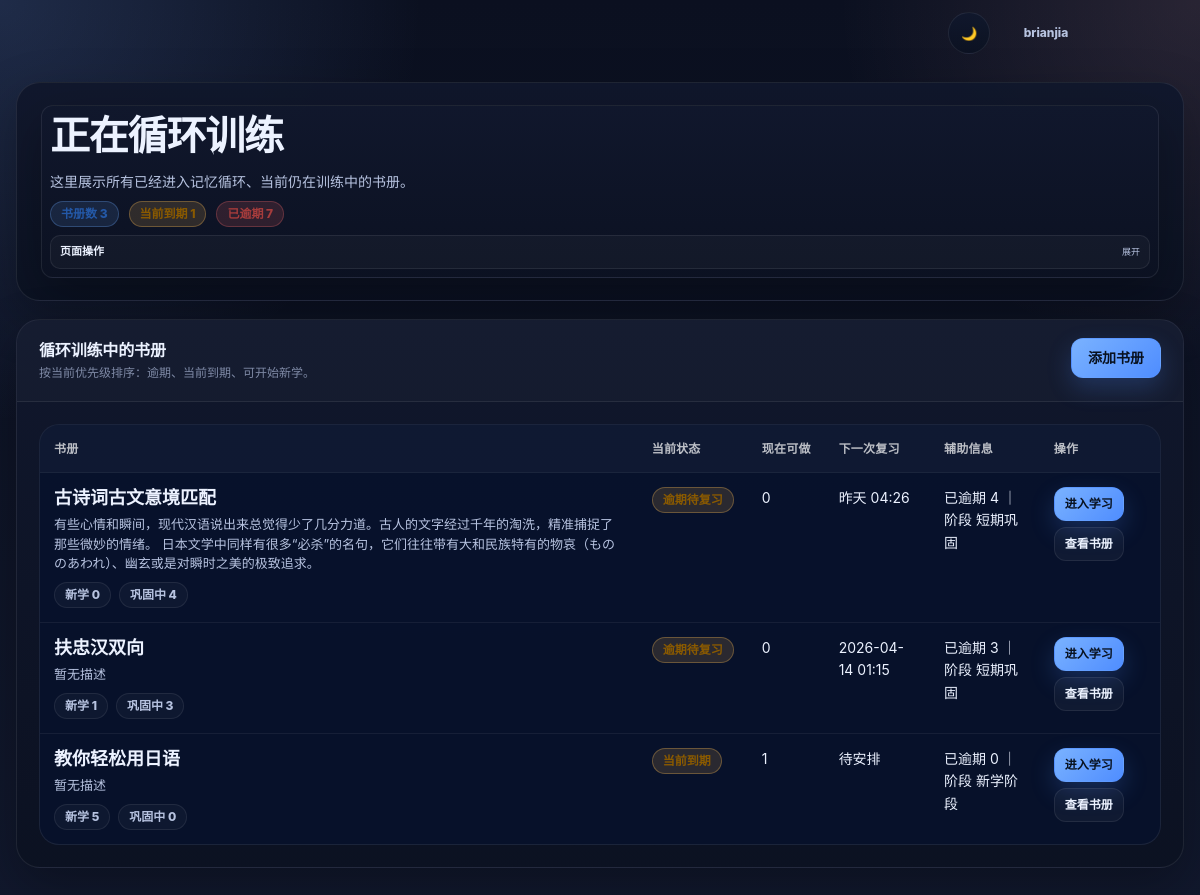
The page /books/active/ (signed in) on the database its author committed.
### app/train/models.py (models this page shows, shortened)
class Book(models.Model):
    owner = models.ForeignKey(User, on_delete=models.CASCADE)
    title = models.CharField(max_length=200)
    description = models.TextField(blank=True)

### app/train/views/book_views.py (the view)
# urls.py: path("books/active/", active_training_books, name="active-training-books"),
@login_required
def active_training_books(request):
    books = list(Book.objects.filter(owner=request.user).order_by("-id"))
    raw_book_cycle_summary = get_dashboard_books_cycle_summary(request.user, books)
    book_cycle_summary = []
    for item in raw_book_cycle_summary:
        if not isinstance(item, dict):
            book_cycle_summary.append(item)
            continue
        row = dict(item)
        book_obj = row.get("book")
        if book_obj:
            row["id"] = row.get("id") or getattr(book_obj, "id", None)
            row["book_id"] = row.get("book_id") or getattr(book_obj, "id", None)
            row["title"] = row.get("title") or getattr(book_obj, "title", "")
            row["description"] = row.get("description") or getattr(book_obj, "description", "")
        else:
            row["id"] = row.get("id") or row.get("book_id")
            row["book_id"] = row.get("book_id") or row.get("id")
            row["title"] = row.get("title") or ""
            row["description"] = row.get("description") or ""
        row["pending_count"] = row.get(
            "pending_count",
            row.get("due_now_count", row.get("today_due_count", 0))
        )
        row["in_progress_count"] = row.get("in_progress_count", row.get("short_count", 0))
        row["mastered_count"] = row.get("mastered_count", row.get("long_count", 0))
        row["current_stage"] = row.get("current_stage") or row.get("main_stage") or "暂无阶段信息"
        row["current_stage_label"] = row.get("current_stage_label") or row["current_stage"]
        row["next_review_display"] = row.get("next_review_display") or row.get("next_review_text") or "未安排"
        focus_lesson_id = None
        if row.get("book_id"):
            focus_memory = (
                QuestionMemory.objects
                .filter(
                    user=request.user,
                    question__lesson__book_id=row["book_id"],
                )
                .select_related("question__lesson")
                .order_by("next_review_at", "question__lesson__id", "question__id")
                .first()
            )
            if focus_memory and getattr(focus_memory, "question", None):
                focus_lesson_id = getattr(focus_memory.question, "lesson_id", None)
        row["focus_lesson_id"] = focus_lesson_id
        overdue_count = row.get("overdue_count") or 0
        due_now_count = row.get("due_now_count", row.get("today_due_count", 0)) or 0
        new_count = row.get("new_count") or 0
        row["today_due_count"] = due_now_count
        row["due_now_count"] = due_now_count
        row["today_actionable_count"] = overdue_count + due_now_count + new_count
        row["is_today_actionable"] = row["today_actionable_count"] > 0
        if overdue_count > 0:
            row["priority_status"] = "overdue"
            row["priority_status_label"] = "逾期待复习"
        elif due_now_count > 0:
            row["priority_status"] = "due_today"
            row["priority_status_label"] = "当前到期"
        elif new_count > 0:
            row["priority_status"] = "new_available"
            row["priority_status_label"] = "可开始新学"
        else:
            row["priority_status"] = "idle"
            row["priority_status_label"] = "今日无任务"
        book_cycle_summary.append(row)
    def _priority_sort_key(x):
        overdue_count = x.get("overdue_count") or 0
        due_now_count = x.get("due_now_count", x.get("today_due_count", 0)) or 0
        pending_count = x.get("pending_count") or 0
        new_count = x.get("new_count") or 0
        next_review_text = x.get("next_review_text") or ""
        next_review_missing = 1 if next_review_text in {"", "未安排", "待安排"} else 0
        priority_rank = (
            0 if overdue_count > 0
            else 1 if due_now_count > 0
            else 2 if new_count > 0
            else 9
        )
        return (
            priority_rank,
            -overdue_count,
            -due_now_count,
            -pending_count,
            next_review_missing,
            next_review_text,
            x.get("id") or x.get("book_id") or 0,
        )
    active_books = [
        row for row in book_cycle_summary
        if row.get("is_today_actionable")
    ]
    active_books = sorted(
        active_books,
        key=_priority_sort_key
    )
    active_books_total = len(active_books)
    today_due_total = sum((row.get("due_now_count", row.get("today_due_count", 0)) or 0) for row in active_books)
    today_overdue_total = sum((row.get("overdue_count") or 0) for row in active_books)
    return render(request, "train/active_training_books.html", {
        "active_books": active_books,
        "active_books_total": active_books_total,
        "today_due_total": today_due_total,
        "today_overdue_total": today_overdue_total,
    })

### app/train/views/train_views.py (called while the page is built)
def _next_review_text(next_review_at):
    if not next_review_at:
        return "待安排"
    local_dt = timezone.localtime(next_review_at)
    now = timezone.localtime(timezone.now())
    day_diff = (local_dt.date() - now.date()).days
    if day_diff == 0:
        return f"今天 {local_dt.strftime('%H:%M')}"
    if day_diff == 1:
        return f"明天 {local_dt.strftime('%H:%M')}"
    if day_diff == -1:
        return f"昨天 {local_dt.strftime('%H:%M')}"
    return local_dt.strftime("%Y-%m-%d %H:%M")

### app/train/templates/train/active_training_books.html (shortened to what this page needs)
{% extends "train/base_train.html" %}
{% load static %}
{% block extra_css %}
<link rel="stylesheet" href="{% static 'train/css/theme.css' %}">
{% endblock %}
{% block content %}
<div class="active-training-page">
    <div class="active-training-shell">
        <section class="section-card active-hero">
            <div class="page-head">
                <div class="page-head__main">
                    <h1 class="active-hero-title">正在循环训练</h1>
                    <div class="active-hero-subtitle">这里展示所有已经进入记忆循环、当前仍在训练中的书册。</div>
                </div>
                <div class="page-head__meta">
                    <span class="hero-chip primary">书册数 {{ active_books_total }}</span>
                    <span class="hero-chip warning">当前到期 {{ today_due_total }}</span>
                    <span class="hero-chip danger">已逾期 {{ today_overdue_total }}</span>
                </div>
                <details class="page-head__actions-fold">
                    <summary class="page-head__actions-summary">
                        <span class="page-head__actions-title">页面操作</span>
                        <span class="page-head__actions-hint">展开</span>
                    </summary>
                </details>
            </div>
        </section>
        <section class="section-card">
            <div class="section-header section-header--with-action">
                <div>
                    <h2 class="section-title">循环训练中的书册</h2>
                    <div class="section-subtitle">按当前优先级排序：逾期、当前到期、可开始新学。</div>
                </div>
                <div class="section-header-action">
                    <a href="{% url 'book-create' %}" class="primary-btn add-book-btn">添加书册</a>
                </div>
            </div>
            <div class="section-body">
                {% if active_books %}
                    <div class="active-books-desktop">
                        <div class="active-table-wrap">
                            <table class="active-table">
                                <thead>
                                    <tr>
                                        <th>书册</th>
                                        <th>当前状态</th>
                                        <th>现在可做</th>
                                        <th>下一次复习</th>
                                        <th>辅助信息</th>
                                        <th>操作</th>
                                    </tr>
                                </thead>
                                <tbody>
                                    {% for book in active_books %}
                                        {% firstof book.focus_lesson_id book.current_lesson_id book.first_lesson_id as start_lesson_id %}
                                        {% firstof book.current_stage_label book.stage_label book.current_stage "暂无阶段信息" as book_stage %}
                                        {% firstof book.next_review_text book.next_review_display "未安排" as book_next_review %}
                                        {% firstof book.due_now_count book.today_due_count "0" as book_due_now_count %}
                                        {% firstof book.overdue_count "0" as book_overdue_count %}
                                        {% firstof book.new_count "0" as book_new_count %}
                                        {% firstof book.in_progress_count "0" as book_in_progress_count %}
                                        {% firstof book.priority_status_label "暂无安排" as book_priority_status_label %}
                                        <tr>
                                            <td class="active-book-main">
                                                <div class="active-book-title">{{ book.title }}</div>
                                                <div class="active-book-desc">{{ book.description|default:"暂无描述" }}</div>
                                                <div class="active-book-meta">
                                                    <span class="mini-chip">新学 {{ book_new_count }}</span>
                                                    <span class="mini-chip">巩固中 {{ book_in_progress_count }}</span>
                                                </div>
                                            </td>
                                            <td>
                                                <span class="status-chip warning">{{ book_priority_status_label }}</span>
                                            </td>
                                            <td>{{ book_due_now_count }}</td>
                                            <td>{{ book_next_review }}</td>
                                            <td>
                                                已逾期 {{ book_overdue_count }}
                                                ｜阶段 {{ book_stage }}
                                            </td>
                                            <td>
                                                <div class="active-table-actions">
                                                    {% if start_lesson_id %}
                                                        <a href="{% url 'lesson-train' start_lesson_id %}" class="primary-btn">进入学习</a>
                                                    {% elif book.id %}
                                                        <a href="{% url 'book-detail' book.id %}" class="primary-btn">进入学习</a>
                                                    {% elif book.book_id %}
                                                        <a href="{% url 'book-detail' book.book_id %}" class="primary-btn">进入学习</a>
                                                    {% endif %}
                                                    {% if book.id %}
                                                        <a href="{% url 'book-detail' book.id %}" class="secondary-btn">查看书册</a>
                                                    {% elif book.book_id %}
                                                        <a href="{% url 'book-detail' book.book_id %}" class="secondary-btn">查看书册</a>
                                                    {% endif %}
                                                </div>
                                            </td>
                                        </tr>
                                    {% endfor %}
                                </tbody>
                            </table>
                        </div>
                    </div>
                {% else %}
                    <div class="empty-card">
                        <div class="empty-title">当前没有正在循环训练的书册</div>
                        <div>当书册开始进入记忆循环后，这里会显示全部正在训练中的书册。</div>
                    </div>
                {% endif %}
            </div>
        </section>
    </div>
</div>
{% endblock %}

### app/train/templates/train/base_train.html (shortened to what this page needs)
{% load static %}
<!DOCTYPE html>
<html lang="zh-CN" data-theme="dark">
<head>
    <link rel="stylesheet" href="{% static 'train/css/theme.css' %}">
    {% block extra_css %}{% endblock %}
</head>
<body class="train-body {% block body_class %}{% endblock %}">
    {% block global_theme_switch %}
    <div class="global-utility-bar">
        <div class="global-theme-switch">
            <button id="themeToggleBtn" aria-label="切换页面风格" title="切换页面风格">
            </button>
        </div>
        {% if request.user.is_authenticated %}
        <details class="user-menu global-user-menu">
            <summary class="user-pill">{{ request.user.username }}</summary>
        </details>
        {% endif %}
    </div>
    {% endblock %}
    {% block content %}{% endblock %}
</body>
</html>

### app/train/templates/train/active_training_books.html (style rules this page uses)
.active-training-page { width: min(1440px, calc(100% - 32px)); margin: 28px auto 48px; }
.active-training-shell { display: flex; flex-direction: column; gap: 18px; }
.active-hero { padding: 22px 24px; }
.active-hero-title { margin: 0; font-size: clamp(28px, 4vw, 40px); line-height: 1.12; font-weight: 900; letter-spacing: -0.03em; color: var(--text); }
.active-hero-subtitle { margin-top: 8px; font-size: 14px; color: var(--text-soft); }
.active-books-desktop { display: block; }
.active-table-wrap { width: 100%; overflow-x: auto; border-radius: 20px; border: 1px solid rgba(255, 255, 255, 0.08); background: rgba(7, 18, 44, 0.82); }
.active-table { width: 100%; min-width: 1080px; border-collapse: collapse; }
.active-table thead th { padding: 14px; text-align: left; font-size: 12px; font-weight: 800; color: rgba(255, 255, 255, 0.72); background: rgba(255, 255, 255, 0.03); border-bottom: 1px solid rgba(255, 255, 255, 0.08); white-space: nowrap; letter-spacing: 0.02em; }
.active-table tbody td { padding: 14px; vertical-align: top; border-bottom: 1px solid rgba(255, 255, 255, 0.06); color: var(--text); font-size: 14px; }
.active-table tbody tr:last-child td { border-bottom: none; }
.active-book-main { min-width: 260px; }
.active-book-title { margin: 0 0 6px; font-size: 18px; font-weight: 900; line-height: 1.25; color: var(--text); }
.active-book-desc { font-size: 13px; color: var(--text-soft); line-height: 1.5; }
.active-book-meta { margin-top: 8px; display: flex; flex-wrap: wrap; gap: 8px; }
.active-table-actions { display: flex; flex-wrap: wrap; gap: 6px; }
.active-table-actions .primary-btn, .active-table-actions .secondary-btn, .active-table-actions .ghost-btn { min-height: 34px; padding: 0 10px; font-size: 12px; }
.section-header--with-action { display: flex; align-items: flex-start; justify-content: space-between; gap: 16px; flex-wrap: wrap; }
.section-header-action { display: flex; align-items: center; gap: 10px; flex-wrap: wrap; }
.add-book-btn { display: inline-flex; align-items: center; justify-content: center; min-height: 40px; padding: 0 16px; border-radius: 12px; font-size: 14px; font-weight: 800; line-height: 1; text-decoration: none; white-space: nowrap; }

### rows shown on the page
Book: title "古诗词古文意境匹配", description "有些心情和瞬间，现代汉语说出来总觉得少了几分力道。古人的文字经过千年的淘洗，精准捕捉了那些微妙的情绪。 日本文学中同样有很多“必杀”的名句，它们往往带有大和民族特有的物哀（もののあわれ）、幽玄或是对瞬时之美的极致追求。"
Book: title "扶忠汉双向"
Book: title "教你轻松用日语"

### other values the page prints
{{ request.user.username }} "brianjia"
{{ active_books_total }} "3"
{{ today_due_total }} "1"
{{ today_overdue_total }} "7"
{{ book_new_count }} "0" "1" "5"
{{ book_in_progress_count }} "4" "3" "0"
{{ book_priority_status_label }} "逾期待复习" "逾期待复习" "当前到期"
{{ book_due_now_count }} "0" "0" "1"
{{ book_next_review }} "昨天 04:26" "2026-04-14 01:15" "待安排"
{{ book_overdue_count }} "4" "3" "0"
{{ book_stage }} "短期巩固" "短期巩固" "新学阶段"
{{ book.description|default:"暂无描述" }} "暂无描述" "暂无描述"
